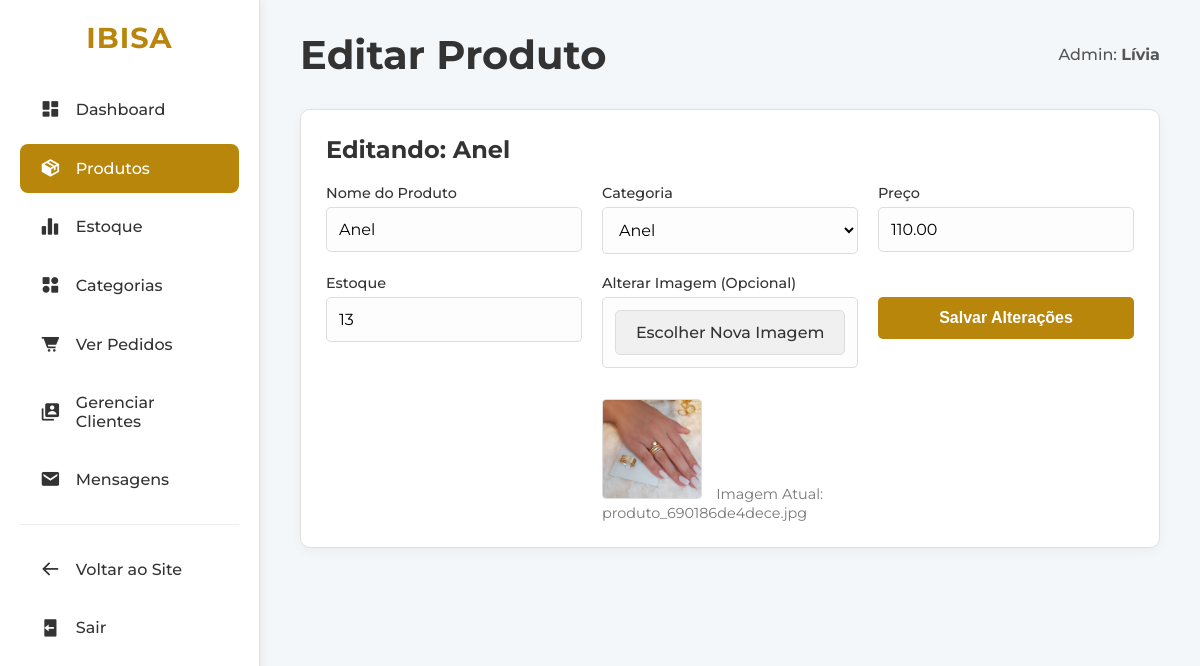
Page /adm/editar_produto.php?id=18 (signed in) on the committed database.
### tables this page shows
CREATE TABLE `produto` (
  `id_produto` int NOT NULL,
  `nome_produto` varchar(200) NOT NULL,
  `id_categoria` int NOT NULL,
  `preco` decimal(10,2) NOT NULL,
  `estoque` int NOT NULL DEFAULT '0',
  `imagem` varchar(255) DEFAULT NULL
);

CREATE TABLE `categoria` (
  `id_categoria` int NOT NULL,
  `nome_categoria` varchar(100) NOT NULL
);

### adm/editar_produto.php (the view, shortened to what this page needs)
<?php
require_once '../conexao.php';
$id_produto_editar = $_GET['id'] ?? 0;
$produto = null;
$categorias = [];
try {
    $stmt_prod = $pdo->prepare("SELECT * FROM produto WHERE id_produto = ?");
    $stmt_prod->execute([$id_produto_editar]);
    $produto = $stmt_prod->fetch(PDO::FETCH_ASSOC);
    $stmt_cat = $pdo->query("SELECT id_categoria, nome_categoria FROM categoria ORDER BY nome_categoria");
    $categorias = $stmt_cat->fetchAll(PDO::FETCH_ASSOC);
} catch (PDOException $e) {
    $db_error = "Erro ao carregar dados: " . $e->getMessage();
}
?>
<!DOCTYPE html>
<html lang="pt-br">
<head>
    <link href='https://unpkg.com/boxicons@2.1.4/css/boxicons.min.css' rel='stylesheet'>
</head>
<body>
    <div class="admin-container">
        <aside class="admin-sidebar">
            <a href="../index.php" class="logo">IBISA</a>
            <ul class="admin-menu">
                <li><a href="painel_admin.php"><i class='bx bxs-dashboard'></i>Dashboard</a></li>
                <li><a href="admin_produtos.php" class="active"><i class='bx bxs-package'></i>Produtos</a></li>
                <li><a href="admin_estoque.php"><i class='bx bxs-bar-chart-alt-2'></i>Estoque</a></li>
                <li><a href="admin_categorias.php"><i class='bx bxs-category-alt'></i>Categorias</a></li>
                <li><a href="admin_pedidos.php"><i class='bx bxs-cart-alt'></i>Ver Pedidos</a></li>
                <li><a href="admin_usuarios.php"><i class='bx bxs-user-account'></i>Gerenciar Clientes</a></li>
                <li><a href="admin_mensagens.php"><i class='bx bxs-envelope'></i> Mensagens</a></li>
                <li class="menu-divider"></li>
                <li><a href="../index.php"><i class='bx bx-arrow-back'></i>Voltar ao Site</a></li>
                <li><a href="../logout.php"><i class='bx bxs-log-out'></i>Sair</a></li>
            </ul>
        </aside>
        <main class="admin-content">
            <div class="admin-header">
                <h1>Editar Produto</h1>
                <div class="admin-profile">
                    Admin: <strong><?php echo htmlspecialchars(explode(' ', $_SESSION['usuario_nome'])[0]); ?></strong>
                </div>
            </div>
            <div class="content-card">
                <?php if ($produto):  ?>
                <h2>Editando: <?php echo htmlspecialchars($produto['nome_produto']); ?></h2>
                <form action="editar_produto.php" method="POST" class="form-grid" enctype="multipart/form-data">
                    <div class="form-group">
                        <label for="nome_produto">Nome do Produto</label>
                        <input type="text" id="nome_produto" name="nome_produto"
                               value="<?php echo htmlspecialchars($produto['nome_produto']); ?>" required>
                    </div>
                    <div class="form-group">
                        <label for="id_categoria">Categoria</label>
                        <select id="id_categoria" name="id_categoria" required>
                            <?php foreach ($categorias as $categoria): ?>
                                <option value="<?php echo $categoria['id_categoria']; ?>"
                                    <?php echo ($categoria['id_categoria'] == $produto['id_categoria']) ? 'selected' : ''; ?>>
                                    <?php echo htmlspecialchars($categoria['nome_categoria']); ?>
                                </option>
                            <?php endforeach; ?>
                        </select>
                    </div>
                    <div class="form-group">
                        <label for="preco">Preço</label>
                        <input type="text" id="preco" name="preco"
                               value="<?php echo htmlspecialchars($produto['preco']); ?>" required>
                    </div>
                    <div class="form-group">
                        <label for="estoque">Estoque</label>
                        <input type="number" id="estoque" name="estoque"
                               value="<?php echo htmlspecialchars($produto['estoque']); ?>" min="0" required>
                    </div>
                    <div class="form-group">
                        <label for="imagem_produto">Alterar Imagem (Opcional)</label>
                        <input type="file" id="imagem_produto" name="imagem_produto" class="custom-file-input"
                               accept="image/jpeg, image/png, image/gif, image/webp">
                        <span id="file-name" class="file-name-display"></span>
                        <div class="current-image-preview">
                            <?php if (!empty($produto['imagem'])): ?>
                                <img src="uploads/<?php echo htmlspecialchars($produto['imagem']); ?>" alt="Imagem Atual">
                                <span>Imagem Atual: <?php echo htmlspecialchars($produto['imagem']); ?></span>
                            <?php else: ?>
                                <span>Este produto não possui imagem.</span>
                            <?php endif; ?>
                        </div>
                    </div>
                    <div class="form-group">
                        <label>&nbsp;</label>
                        <button type="submit" class="btn-submit">Salvar Alterações</button>
                    </div>
                </form>
                <?php endif; ?>
            </div>
        </main>
    </div>
</body>
</html>

### adm/editar_produto.php (style rules this page uses)
* { margin: 0; padding: 0; box-sizing: border-box; }
body { font-family: 'Montserrat', sans-serif; background-color: #f4f7fa; color: #333; display: flex; min-height: 100vh; }
a { text-decoration: none; color: inherit; }
ul { list-style: none; }
.admin-container { display: flex; width: 100%; }
.admin-sidebar { flex: 0 0 260px; background-color: #ffffff; min-height: 100vh; border-right: 1px solid #e0e0e0; padding: 20px; box-shadow: 2px 0 10px rgba(0, 0, 0, 0.05); }
.admin-sidebar .logo { font-size: 1.8rem; font-weight: 700; letter-spacing: 1px; color: #b8860b; text-align: center; margin-bottom: 30px; display: block; }
.admin-sidebar .admin-menu li { margin-bottom: 10px; }
.admin-sidebar .admin-menu li a { display: flex; align-items: center; gap: 15px; padding: 14px 20px; font-weight: 500; border-radius: 8px; transition: background-color 0.3s ease, color 0.3s ease; }
.admin-sidebar .admin-menu li a i { font-size: 1.3rem; }
.admin-sidebar .admin-menu li a.active { background-color: #b8860b; color: #ffffff; }
.admin-sidebar .admin-menu .menu-divider { height: 1px; background-color: #eee; margin: 20px 0; }
.admin-content { flex: 1; padding: 30px 40px; overflow-y: auto; }
.admin-header { display: flex; justify-content: space-between; align-items: center; margin-bottom: 30px; }
.admin-header h1 { font-size: 2.5rem; font-weight: 700; }
.admin-header .admin-profile { font-weight: 500; color: #555; }
.content-card { background-color: #ffffff; border-radius: 10px; padding: 25px; border: 1px solid #e0e0e0; box-shadow: 0 4px 12px rgba(0, 0, 0, 0.04); margin-bottom: 30px; }
.content-card h2 { font-size: 1.5rem; font-weight: 700; margin-bottom: 20px; }
.form-grid { display: grid; grid-template-columns: repeat(auto-fit, minmax(200px, 1fr)); gap: 20px; }
.form-group { display: flex; flex-direction: column; }
.form-group label { font-weight: 500; margin-bottom: 5px; font-size: 0.9rem; }
.form-group input, .form-group select { width: 100%; padding: 12px; border: 1px solid #ddd; border-radius: 5px; font-family: 'Montserrat', sans-serif; font-size: 1rem; background-color: #fdfdfd; }
.btn-submit { background-color: #b8860b; color: white; padding: 12px 25px; font-weight: 700; border-radius: 5px; transition: background-color 0.3s ease; border: none; cursor: pointer; font-size: 1rem; }
.custom-file-input { color: transparent; }
.custom-file-input::before { content: 'Escolher Nova Imagem'; color: #333; display: inline-block; background: #f0f0f0; border: 1px solid #ddd; border-radius: 5px; padding: 12px 20px; outline: none; white-space: nowrap; -webkit-user-select: none; cursor: pointer; font-weight: 500; font-size: 1rem; transition: background-color 0.3s ease; }
.file-name-display { margin-top: 5px; font-size: 0.85rem; color: #555; display: block; min-height: 1.2em; }
.current-image-preview { margin-top: 10px; }
.current-image-preview img { max-width: 100px; max-height: 100px; border-radius: 4px; border: 1px solid #ddd; }
.current-image-preview span { font-size: 0.9rem; color: #777; margin-left: 10px; }

### rows in the picture
produto: nome_produto "Anel", id_categoria "Anel", preco "110.00", estoque "13", imagem (picture), imagem "produto_690186de4dece.jpg"

### other values in the picture
explode(' ', $_SESSION['usuario_nome'])[0] "Lívia"
